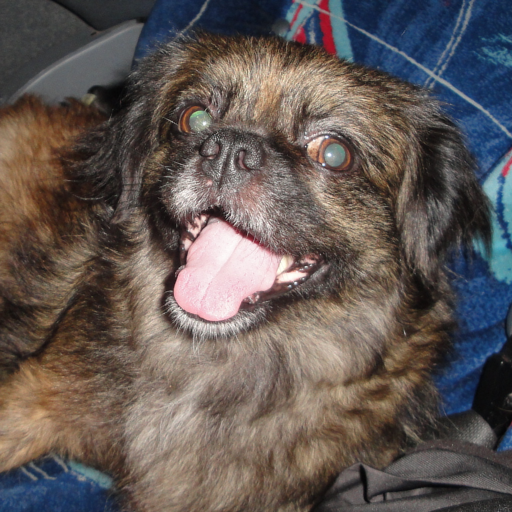
#> input picture 06_ObjectDetection_HSV/test.jpg, 512 x 512 px
$ python test.py
#> lines starting #> are read from the running program, lines starting #| are printed output that depends on the picture; after the words box and inside, x2 and y2 are one past the last pixel; in counts of white or black regions, pixels touching at a corner belong together
import cv2
import numpy as np

import os
script_dir = os.path.dirname(os.path.abspath(__file__))
os.chdir(script_dir)

def nothing(x) :
    pass

cv2.namedWindow("Tracking")
cv2.createTrackbar("LH", "Tracking", 0, 255, nothing)
#> slider 'LH' is set to 51
cv2.createTrackbar("UH", "Tracking", 255, 255, nothing)
cv2.createTrackbar("LS", "Tracking", 0, 255, nothing)
#> slider 'LS' is set to 51
cv2.createTrackbar("US", "Tracking", 255, 255, nothing)
cv2.createTrackbar("LV", "Tracking", 0, 255, nothing)
#> slider 'LV' is set to 51
cv2.createTrackbar("UV", "Tracking", 255, 255, nothing)

while(1) :
    frame = cv2.imread('test.jpg')
#> frame is the input picture: shape (512, 512, 3); mean B, G, R 85.8, 89.1, 98.5

    hsv = cv2.cvtColor(frame, cv2.COLOR_BGR2HSV)
#> hsv: shape (512, 512, 3); mean H, S, V 42.6, 76.8, 107.6

    l_h = cv2.getTrackbarPos('LH', 'Tracking')
    u_h = cv2.getTrackbarPos('UH', 'Tracking')
    l_s = cv2.getTrackbarPos('LS', 'Tracking')
    u_s = cv2.getTrackbarPos('US', 'Tracking')
    l_v = cv2.getTrackbarPos('LV', 'Tracking')
    u_v = cv2.getTrackbarPos('UV', 'Tracking')

    lb = np.array([l_h, l_s, l_v])
    ub = np.array([u_h, u_s, u_v])

    mask = cv2. inRange(hsv, lb, ub)
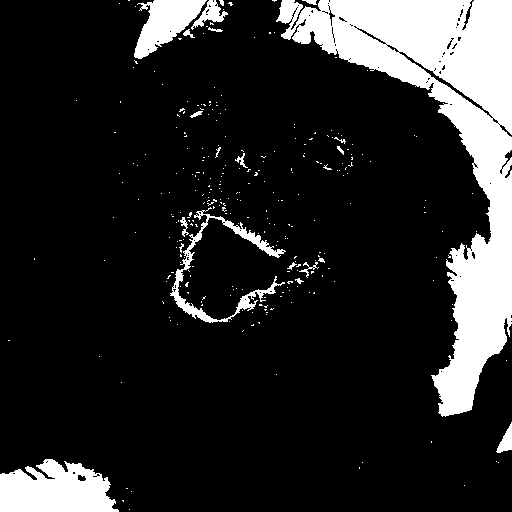
#> mask: shape (512, 512); 15.7% white; 287 white regions (266 under 20 px), largest, box (x1, y1, x2, y2) and area: (276, 0, 512, 417) 30567, (0, 459, 119, 512) 4714, (134, 0, 207, 59) 2238
    res = cv2.bitwise_and(frame, frame, mask=mask)
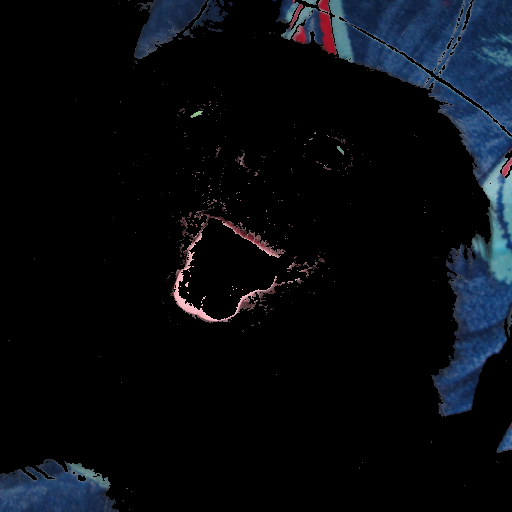
#> res: shape (512, 512, 3); mean B, G, R 15.7, 10.8, 7.8

    cv2.imshow("frame", frame)
    cv2.imshow("mask", mask)
    cv2.imshow("res", res)

    k = cv2.waitKey(1) & 0xFF
#> (key Esc is pressed here)
    if k==27 : break

cv2.destroyAllWindows()
